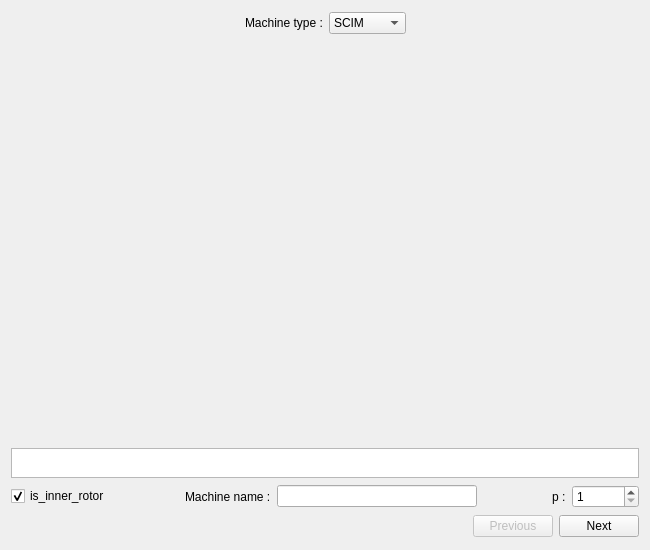
<?xml version="1.0" encoding="UTF-8"?>
<ui version="4.0">
 <class>SMachineType</class>
 <widget class="QWidget" name="SMachineType">
  <property name="geometry">
   <rect>
    <x>0</x>
    <y>0</y>
    <width>650</width>
    <height>550</height>
   </rect>
  </property>
  <property name="minimumSize">
   <size>
    <width>650</width>
    <height>550</height>
   </size>
  </property>
  <property name="windowTitle">
   <string>Form</string>
  </property>
  <layout class="QVBoxLayout" name="verticalLayout">
   <item>
    <layout class="QHBoxLayout" name="horizontalLayout_5">
     <item>
      <spacer name="horizontalSpacer_2">
       <property name="orientation">
        <enum>Qt::Horizontal</enum>
       </property>
       <property name="sizeHint" stdset="0">
        <size>
         <width>40</width>
         <height>20</height>
        </size>
       </property>
      </spacer>
     </item>
     <item>
      <widget class="QLabel" name="in_machine_type">
       <property name="text">
        <string>Machine type :</string>
       </property>
      </widget>
     </item>
     <item>
      <widget class="QComboBox" name="c_type">
       <item>
        <property name="text">
         <string>SCIM</string>
        </property>
       </item>
       <item>
        <property name="text">
         <string>DFIM</string>
        </property>
       </item>
       <item>
        <property name="text">
         <string>WRSM</string>
        </property>
       </item>
       <item>
        <property name="text">
         <string>SPMSM</string>
        </property>
       </item>
       <item>
        <property name="text">
         <string>SIPMSM</string>
        </property>
       </item>
       <item>
        <property name="text">
         <string>IPMSM</string>
        </property>
       </item>
       <item>
        <property name="text">
         <string>SyRM</string>
        </property>
       </item>
      </widget>
     </item>
     <item>
      <spacer name="horizontalSpacer_4">
       <property name="orientation">
        <enum>Qt::Horizontal</enum>
       </property>
       <property name="sizeHint" stdset="0">
        <size>
         <width>40</width>
         <height>20</height>
        </size>
       </property>
      </spacer>
     </item>
    </layout>
   </item>
   <item>
    <layout class="QHBoxLayout" name="horizontalLayout_4">
     <item>
      <widget class="QLabel" name="img_type_machine">
       <property name="minimumSize">
        <size>
         <width>300</width>
         <height>300</height>
        </size>
       </property>
       <property name="maximumSize">
        <size>
         <width>400</width>
         <height>400</height>
        </size>
       </property>
       <property name="text">
        <string/>
       </property>
       <property name="pixmap">
        <pixmap resource="../../../Resources/pyleecan.qrc">:/images/images/MachineSetup/SCIM.png</pixmap>
       </property>
       <property name="scaledContents">
        <bool>true</bool>
       </property>
      </widget>
     </item>
    </layout>
   </item>
   <item>
    <widget class="QTextEdit" name="txt_type_machine">
     <property name="maximumSize">
      <size>
       <width>16777215</width>
       <height>30</height>
      </size>
     </property>
     <property name="textInteractionFlags">
      <set>Qt::TextSelectableByKeyboard|Qt::TextSelectableByMouse</set>
     </property>
    </widget>
   </item>
   <item>
    <layout class="QHBoxLayout" name="horizontalLayout">
     <item>
      <widget class="QCheckBox" name="is_inner_rotor">
       <property name="toolTip">
        <string>1 for internal rotor topology, 0 for external rotor</string>
       </property>
       <property name="text">
        <string>is_inner_rotor</string>
       </property>
       <property name="checked">
        <bool>true</bool>
       </property>
      </widget>
     </item>
     <item>
      <spacer name="horizontalSpacer">
       <property name="orientation">
        <enum>Qt::Horizontal</enum>
       </property>
       <property name="sizeHint" stdset="0">
        <size>
         <width>40</width>
         <height>20</height>
        </size>
       </property>
      </spacer>
     </item>
     <item>
      <widget class="QLabel" name="in_name">
       <property name="text">
        <string>Machine name :</string>
       </property>
      </widget>
     </item>
     <item>
      <widget class="QLineEdit" name="le_name">
       <property name="minimumSize">
        <size>
         <width>200</width>
         <height>0</height>
        </size>
       </property>
      </widget>
     </item>
     <item>
      <spacer name="horizontalSpacer_5">
       <property name="orientation">
        <enum>Qt::Horizontal</enum>
       </property>
       <property name="sizeHint" stdset="0">
        <size>
         <width>40</width>
         <height>20</height>
        </size>
       </property>
      </spacer>
     </item>
     <item>
      <widget class="QLabel" name="in_p">
       <property name="text">
        <string>p :</string>
       </property>
      </widget>
     </item>
     <item>
      <widget class="QSpinBox" name="si_p">
       <property name="minimum">
        <number>1</number>
       </property>
       <property name="maximum">
        <number>999999</number>
       </property>
       <property name="value">
        <number>1</number>
       </property>
      </widget>
     </item>
    </layout>
   </item>
   <item>
    <layout class="QHBoxLayout" name="horizontalLayout_2">
     <item>
      <spacer name="horizontalSpacer_3">
       <property name="orientation">
        <enum>Qt::Horizontal</enum>
       </property>
       <property name="sizeHint" stdset="0">
        <size>
         <width>40</width>
         <height>20</height>
        </size>
       </property>
      </spacer>
     </item>
     <item>
      <widget class="QPushButton" name="b_previous">
       <property name="enabled">
        <bool>false</bool>
       </property>
       <property name="text">
        <string>Previous</string>
       </property>
      </widget>
     </item>
     <item>
      <widget class="QPushButton" name="b_next">
       <property name="text">
        <string>Next</string>
       </property>
      </widget>
     </item>
    </layout>
   </item>
  </layout>
 </widget>
 <tabstops>
  <tabstop>si_p</tabstop>
  <tabstop>b_next</tabstop>
 </tabstops>
 <resources>
  <include location="../../../Resources/pyleecan.qrc"/>
 </resources>
 <connections/>
</ui>
